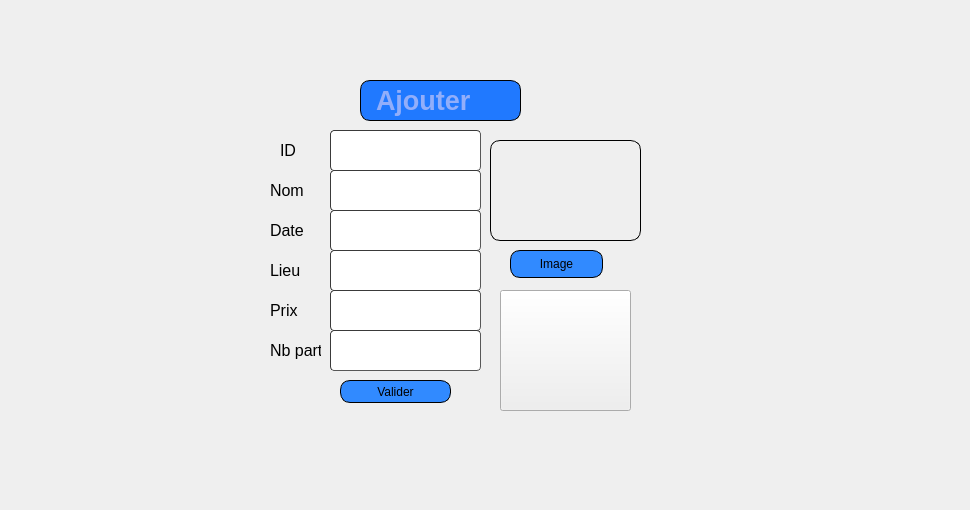
       <widget class="QWidget" name="page_16">
        <widget class="QLabel" name="label_48">
         <property name="geometry">
          <rect>
           <x>0</x>
           <y>10</y>
           <width>961</width>
           <height>491</height>
          </rect>
         </property>
         <property name="text">
          <string/>
         </property>
         <property name="pixmap">
          <pixmap resource="qt.qrc">:/new/prefix1/icons/haya.png</pixmap>
         </property>
        </widget>
        <widget class="QLabel" name="label_49">
         <property name="geometry">
          <rect>
           <x>240</x>
           <y>70</y>
           <width>421</width>
           <height>361</height>
          </rect>
         </property>
         <property name="text">
          <string/>
         </property>
         <property name="pixmap">
          <pixmap resource="qt.qrc">:/new/prefix1/icons/imf.jpg</pixmap>
         </property>
        </widget>
        <widget class="QLineEdit" name="id">
         <property name="geometry">
          <rect>
           <x>330</x>
           <y>130</y>
           <width>151</width>
           <height>41</height>
          </rect>
         </property>
         <property name="styleSheet">
          <string notr="true">	border-width: 1px; border-radius: 4px;
	border-color: rgb(58, 58, 58);
	border-style: inset;
	padding: 0 8px;


	selection-color: rgb(60, 63, 65);
color: rgb(255, 255, 127);</string>
         </property>
        </widget>
        <widget class="QLineEdit" name="nom">
         <property name="geometry">
          <rect>
           <x>330</x>
           <y>170</y>
           <width>151</width>
           <height>41</height>
          </rect>
         </property>
         <property name="styleSheet">
          <string notr="true">	border-width: 1px; border-radius: 4px;
	border-color: rgb(58, 58, 58);
	border-style: inset;
	padding: 0 8px;


	selection-color: rgb(60, 63, 65);</string>
         </property>
        </widget>
        <widget class="QLineEdit" name="date">
         <property name="geometry">
          <rect>
           <x>330</x>
           <y>210</y>
           <width>151</width>
           <height>41</height>
          </rect>
         </property>
         <property name="styleSheet">
          <string notr="true">	border-width: 1px; border-radius: 4px;
	border-color: rgb(58, 58, 58);
	border-style: inset;
	padding: 0 8px;


	selection-color: rgb(60, 63, 65);</string>
         </property>
        </widget>
        <widget class="QLineEdit" name="lieu">
         <property name="geometry">
          <rect>
           <x>330</x>
           <y>250</y>
           <width>151</width>
           <height>41</height>
          </rect>
         </property>
         <property name="styleSheet">
          <string notr="true">	border-width: 1px; border-radius: 4px;
	border-color: rgb(58, 58, 58);
	border-style: inset;
	padding: 0 8px;


	selection-color: rgb(60, 63, 65);</string>
         </property>
        </widget>
        <widget class="QLineEdit" name="prix">
         <property name="geometry">
          <rect>
           <x>330</x>
           <y>290</y>
           <width>151</width>
           <height>41</height>
          </rect>
         </property>
         <property name="styleSheet">
          <string notr="true">	border-width: 1px; border-radius: 4px;
	border-color: rgb(58, 58, 58);
	border-style: inset;
	padding: 0 8px;


	selection-color: rgb(60, 63, 65);</string>
         </property>
        </widget>
        <widget class="QLineEdit" name="nb">
         <property name="geometry">
          <rect>
           <x>330</x>
           <y>330</y>
           <width>151</width>
           <height>41</height>
          </rect>
         </property>
         <property name="styleSheet">
          <string notr="true">	border-width: 1px; border-radius: 4px;
	border-color: rgb(58, 58, 58);
	border-style: inset;
	padding: 0 8px;


	selection-color: rgb(60, 63, 65);</string>
         </property>
        </widget>
        <widget class="QLabel" name="label_50">
         <property name="geometry">
          <rect>
           <x>280</x>
           <y>140</y>
           <width>41</width>
           <height>21</height>
          </rect>
         </property>
         <property name="font">
          <font>
           <family>Arial</family>
           <pointsize>12</pointsize>
          </font>
         </property>
         <property name="text">
          <string>ID</string>
         </property>
        </widget>
        <widget class="QLabel" name="text_nom">
         <property name="geometry">
          <rect>
           <x>270</x>
           <y>180</y>
           <width>61</width>
           <height>21</height>
          </rect>
         </property>
         <property name="font">
          <font>
           <family>Arial</family>
           <pointsize>12</pointsize>
          </font>
         </property>
         <property name="text">
          <string>Nom</string>
         </property>
        </widget>
        <widget class="QLabel" name="text_date">
         <property name="geometry">
          <rect>
           <x>270</x>
           <y>220</y>
           <width>51</width>
           <height>21</height>
          </rect>
         </property>
         <property name="font">
          <font>
           <family>Arial</family>
           <pointsize>12</pointsize>
          </font>
         </property>
         <property name="text">
          <string>Date</string>
         </property>
        </widget>
        <widget class="QLabel" name="text_lieu">
         <property name="geometry">
          <rect>
           <x>270</x>
           <y>260</y>
           <width>51</width>
           <height>21</height>
          </rect>
         </property>
         <property name="font">
          <font>
           <family>Arial</family>
           <pointsize>12</pointsize>
          </font>
         </property>
         <property name="text">
          <string>Lieu</string>
         </property>
        </widget>
        <widget class="QLabel" name="text_prix">
         <property name="geometry">
          <rect>
           <x>270</x>
           <y>300</y>
           <width>51</width>
           <height>21</height>
          </rect>
         </property>
         <property name="font">
          <font>
           <family>Arial</family>
           <pointsize>12</pointsize>
          </font>
         </property>
         <property name="text">
          <string>Prix</string>
         </property>
        </widget>
        <widget class="QLabel" name="text_nb">
         <property name="geometry">
          <rect>
           <x>270</x>
           <y>340</y>
           <width>51</width>
           <height>21</height>
          </rect>
         </property>
         <property name="font">
          <font>
           <family>Arial</family>
           <pointsize>12</pointsize>
          </font>
         </property>
         <property name="text">
          <string>Nb partic</string>
         </property>
        </widget>
        <widget class="QLabel" name="label_im">
         <property name="geometry">
          <rect>
           <x>490</x>
           <y>140</y>
           <width>151</width>
           <height>101</height>
          </rect>
         </property>
         <property name="styleSheet">
          <string notr="true">border: 1px solid black;

color: rgb(146, 174, 250);
border-radius: 10px;
padding: 0 8px;

font: bold, &quot;Arial&quot;;;
text-align:center;</string>
         </property>
         <property name="text">
          <string/>
         </property>
        </widget>
        <widget class="QPushButton" name="insertion_image">
         <property name="geometry">
          <rect>
           <x>510</x>
           <y>250</y>
           <width>93</width>
           <height>28</height>
          </rect>
         </property>
         <property name="styleSheet">
          <string notr="true">		border: 1px solid black;
border-radius: 10px;
padding: 0 8px;
background: #318aff;
font: bold, &quot;Arial&quot;;;
text-align:center;
</string>
         </property>
         <property name="text">
          <string>Image</string>
         </property>
         <property name="icon">
          <iconset resource="qt.qrc">
           <normaloff>:/new/prefix1/icons/2558944.png</normaloff>:/new/prefix1/icons/2558944.png</iconset>
         </property>
        </widget>
        <widget class="QPushButton" name="Valider">
         <property name="geometry">
          <rect>
           <x>340</x>
           <y>380</y>
           <width>111</width>
           <height>23</height>
          </rect>
         </property>
         <property name="styleSheet">
          <string notr="true">		border: 1px solid black;
border-radius: 10px;
padding: 0 8px;
background: #318aff;
font: bold, &quot;Arial&quot;;;
text-align:center;
</string>
         </property>
         <property name="text">
          <string>Valider</string>
         </property>
         <property name="icon">
          <iconset resource="qt.qrc">
           <normaloff>:/new/prefix1/icons/app.png</normaloff>:/new/prefix1/icons/app.png</iconset>
         </property>
        </widget>
        <widget class="QLabel" name="label_96">
         <property name="geometry">
          <rect>
           <x>360</x>
           <y>80</y>
           <width>161</width>
           <height>41</height>
          </rect>
         </property>
         <property name="font">
          <font>
           <family>Arial</family>
           <pointsize>20</pointsize>
           <weight>75</weight>
           <italic>false</italic>
           <bold>true</bold>
          </font>
         </property>
         <property name="styleSheet">
          <string notr="true">border: 1px solid black;
background-color: rgb(32, 121, 255);
color: rgb(146, 174, 250);
border-radius: 10px;
padding: 0 8px;

font: bold, &quot;Arial&quot;;;
text-align:center;</string>
         </property>
         <property name="text">
          <string>Ajouter</string>
         </property>
        </widget>
        <widget class="QPushButton" name="event">
         <property name="geometry">
          <rect>
           <x>500</x>
           <y>290</y>
           <width>131</width>
           <height>121</height>
          </rect>
         </property>
         <property name="styleSheet">
          <string notr="true"/>
         </property>
         <property name="text">
          <string/>
         </property>
         <property name="icon">
          <iconset resource="qt.qrc">
           <normaloff>:/new/prefix1/icons/A.png</normaloff>:/new/prefix1/icons/A.png</iconset>
         </property>
         <property name="iconSize">
          <size>
           <width>1000</width>
           <height>500</height>
          </size>
         </property>
        </widget>
       </widget>
